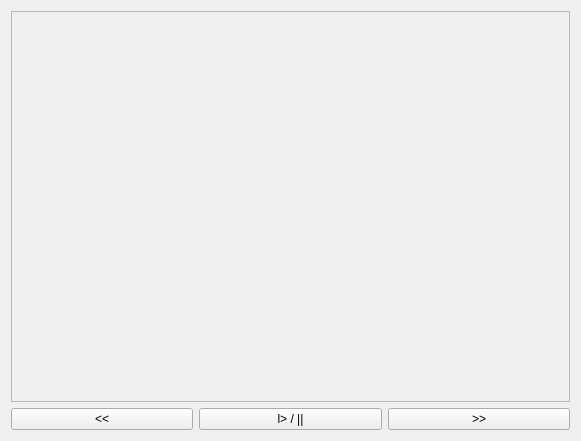
<?xml version="1.0" encoding="UTF-8"?>
<ui version="4.0">
 <class>VideoPlayer</class>
 <widget class="QWidget" name="VideoPlayer">
  <property name="geometry">
   <rect>
    <x>0</x>
    <y>0</y>
    <width>581</width>
    <height>441</height>
   </rect>
  </property>
  <property name="windowTitle">
   <string>Video</string>
  </property>
  <layout class="QGridLayout" name="gridLayout">
   <item row="1" column="2">
    <widget class="QPushButton" name="buttonForward">
     <property name="text">
      <string>&gt;&gt;</string>
     </property>
    </widget>
   </item>
   <item row="1" column="1">
    <widget class="QPushButton" name="buttonPause">
     <property name="text">
      <string>l&gt; / ||</string>
     </property>
    </widget>
   </item>
   <item row="1" column="0">
    <widget class="QPushButton" name="buttonBack">
     <property name="text">
      <string>&lt;&lt;</string>
     </property>
    </widget>
   </item>
   <item row="0" column="0" colspan="3">
    <widget class="QFrame" name="videoFrame">
     <property name="frameShape">
      <enum>QFrame::StyledPanel</enum>
     </property>
     <property name="frameShadow">
      <enum>QFrame::Raised</enum>
     </property>
    </widget>
   </item>
  </layout>
 </widget>
 <resources/>
 <connections/>
</ui>
